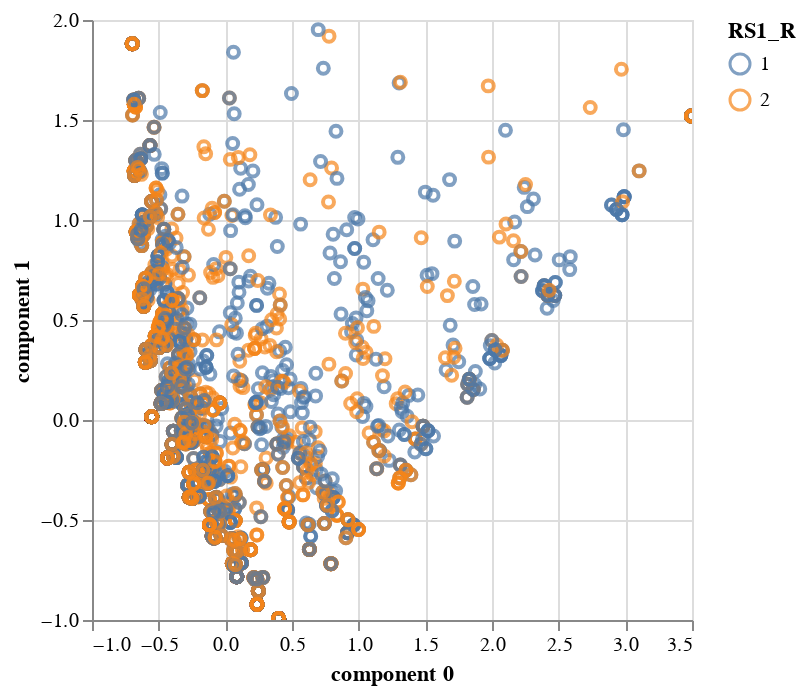

Source (notebook cell):
### Code cell
from prince import PCA, MCA

data_dem = arcom.filter(regex=r"OPTI_R_(\d+)").copy().astype(str)

acm = MCA(n_components=2, check_input=True)

acm.fit(data_dem)

data_dem_tr = pd.concat([acm.transform(data_dem), arcom[var].apply(str)], axis=1)

data_dem_tr.columns = ["component 0", "component 1", var]

chart_1 = acm.plot(data_dem)

chart_2 = alt.Chart(data_dem_tr).mark_point().encode(
    x='component 0',
    y='component 1',
    color=var
).interactive()

chart_1

chart_2

### Figure 1 — Vega-Lite specification as saved in the notebook (floating-point values rounded to 4 significant figures; data arrays with more than 128 entries replaced by an {"elided": "..."} marker saying what was removed)
{"usermeta": {"embedOptions": {"theme": "carbong100"}}, "config": {"view": {"continuousWidth": 300, "continuousHeight": 300}}, "data": {"name": "data-1aa8753ce8499070a2d375de2a851f94"}, "mark": {"type": "point"}, "encoding": {"color": {"field": "RS1_R", "type": "nominal"}, "x": {"field": "component 0", "type": "quantitative"}, "y": {"field": "component 1", "type": "quantitative"}}, "params": [{"name": "param_19", "select": {"type": "interval", "encodings": ["x", "y"]}, "bind": "scales"}], "$schema": "https://vega.github.io/schema/vega-lite/v5.20.1.json", "datasets": {"data-1aa8753ce8499070a2d375de2a851f94": {"elided": "3346 records"}}}
